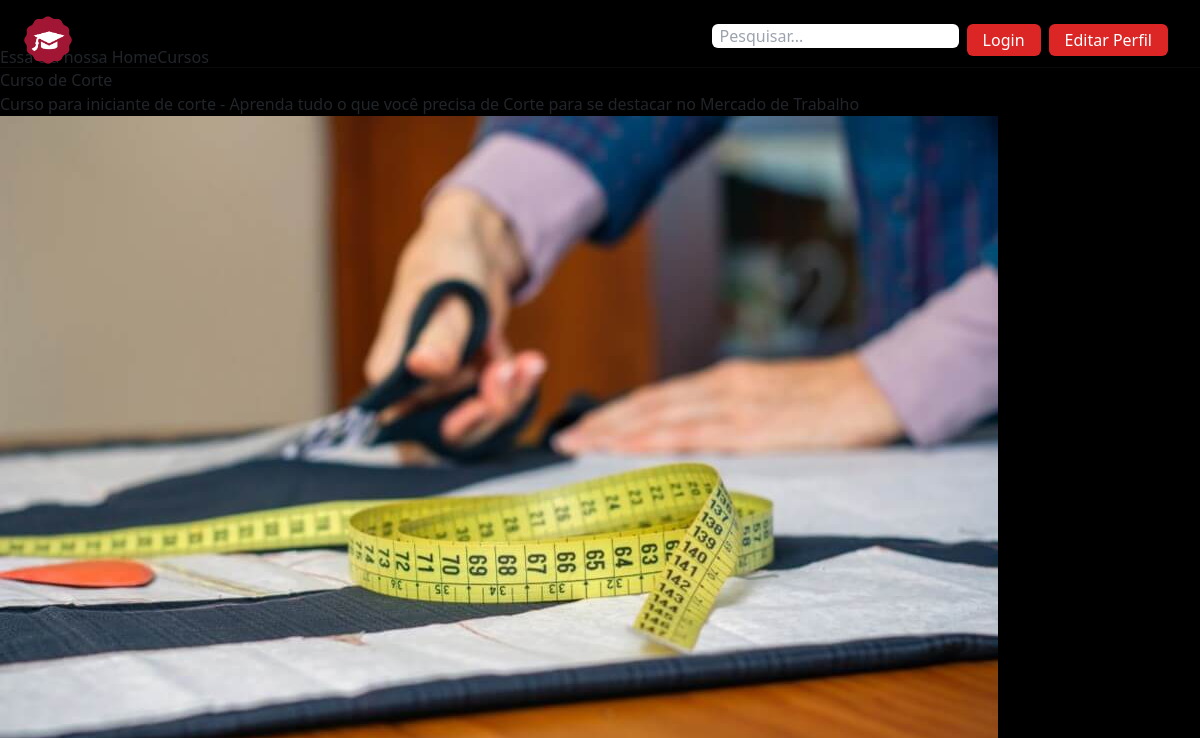
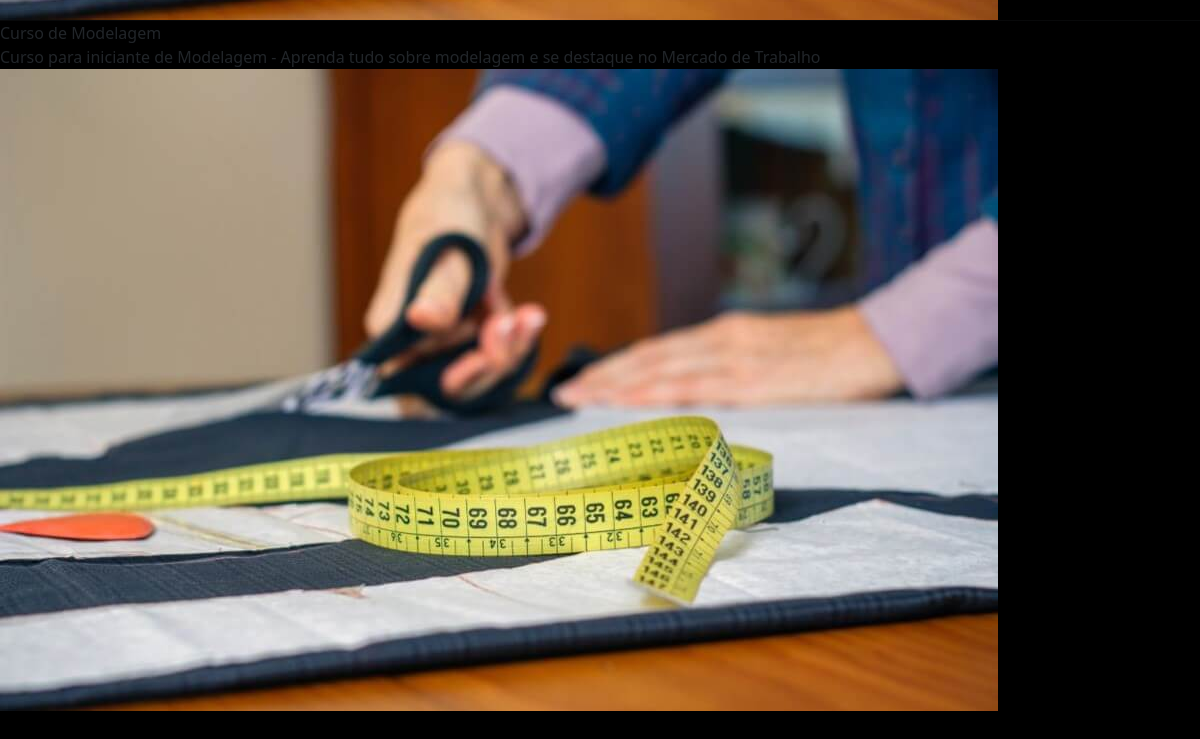
Before: /cursos/ with the older database file (2 pictures, top to bottom).
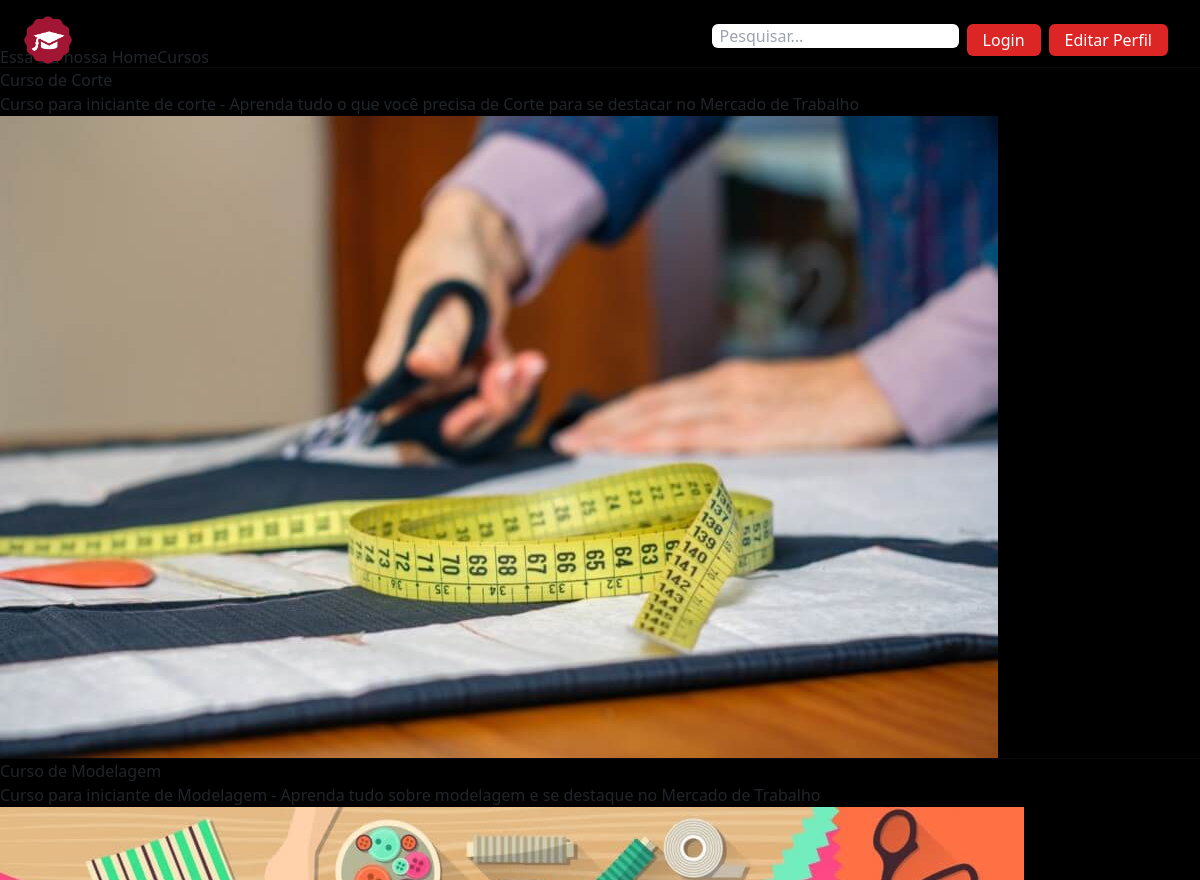
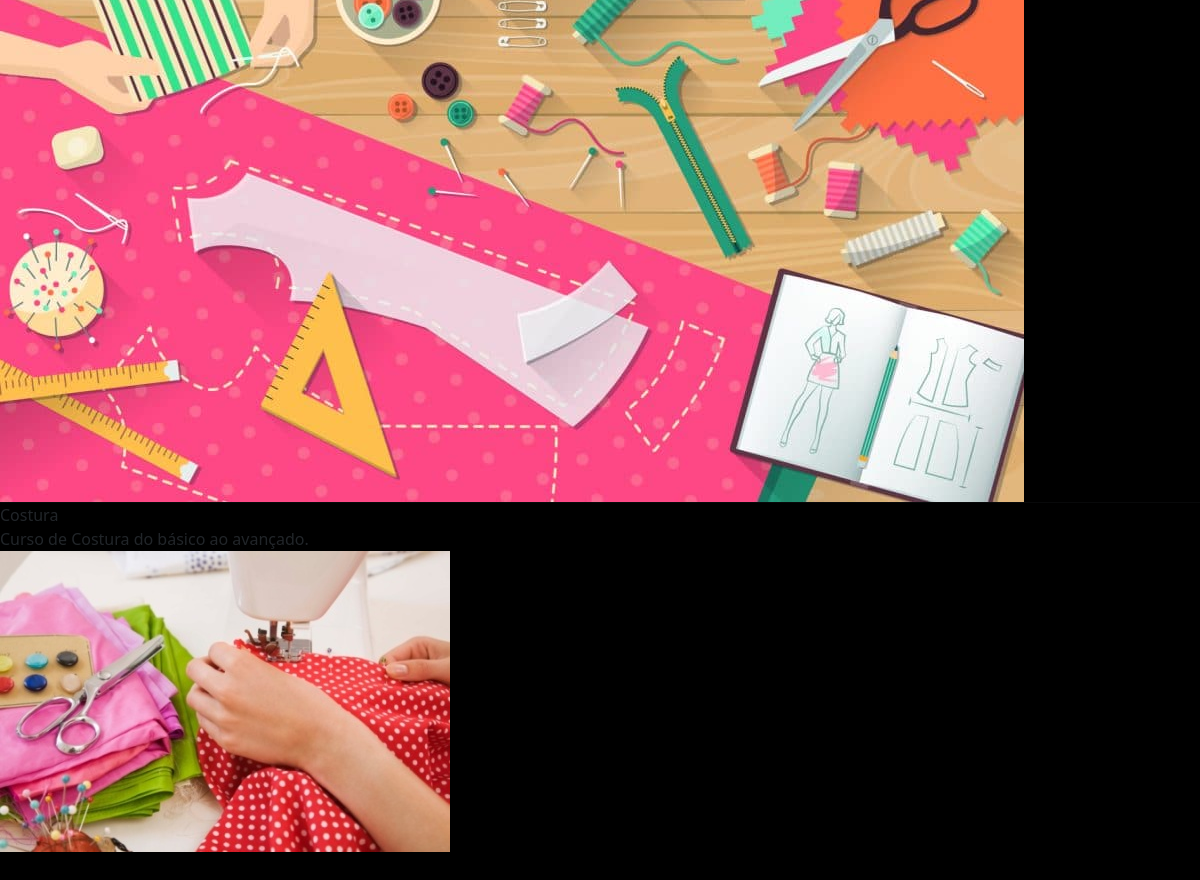
After: the same page with the newer database file (2 pictures, top to bottom).
### curso/models.py (models this page shows, shortened)
class Curso(models.Model):
    titulo = models.CharField(max_length=100)
    thumb = models.ImageField(upload_to='thumb_cursos')
    descricao = models.TextField(max_length=1000)
    categoria = models.CharField(max_length=20, choices=LISTA_CATEGORIAS)
    visualizacoes = models.IntegerField(default=0)
    data_criacao = models.DateTimeField(default=timezone.now)

### curso/views.py (the view)
# urls.py: path('cursos/', Homecursos.as_view(), name='homecursos'),
class Homecursos(ListView):
    template_name = 'homecursos.html'
    model = Curso

### curso/templates/homecursos.html (shortened to what this page needs)
{% extends 'base.html' %}
{% block content %}
<div class="py-12">
    <h1>Essa é a nossa HomeCursos</h1>
    {% for curso in object_list %}
    <hr>
    <a href="{% url 'curso:detalhescurso' curso.pk %}"><p>{{ curso.titulo }}</p></a>
    <p>{{ curso.descricao }}</p>
    <img src="{{ curso.thumb.url }}">
    {% endfor %}
</div>
{% endblock %}

### templates/base.html (shortened to what this page needs)
<!DOCTYPE html>
<html lang="en">
<head>
    <link href="https://cdn.jsdelivr.net/npm/bootstrap@5.3.0-alpha2/dist/css/bootstrap.min.css" rel="stylesheet">
    <script src="https://cdn.tailwindcss.com"></script>
</head>
<body class="bg-black text=gray-100 font=primary">
    {% include 'navbar.html' %}
    {% block content %}
    {% endblock %}
</body>
</html>

### templates/navbar.html
{% load static %}
<nav class="w-full flex justify-between items-center py-3 px-4 fixed z-50">
    <div class="w-6/12">
        <a href="/">
            <img class="w-1/12" src="{% static 'images/logo.png' %}">
        </a>
    </div>
    <div class="w-6/12 flex flex-nowrap justify-end">
        <div class="mr-2">
            <form>
                <input type="text" class="py=1 px-2 rounded-md text-black" placeholder="Pesquisar...">
            </form>
        </div>
        <div class="mr-2">
            <a href="#">
            <button class="bg-red-600 text-white py-1 px-3 rounded-md">
                Login
            </button>
            </a>
        </div>
        <div class="mr-2">
            <a href="#">
            <button class="bg-red-600 text-white py-1 px-3 rounded-md">
                Editar Perfil
            </button>
            </a>
        </div>
    </div>
</nav>

Changed rows visible on the page:
changed Curso "Curso de Modelagem": thumb: a different picture
added Curso: titulo "Costura", descricao "Curso de Costura do básico ao avançado.", thumb (picture)
